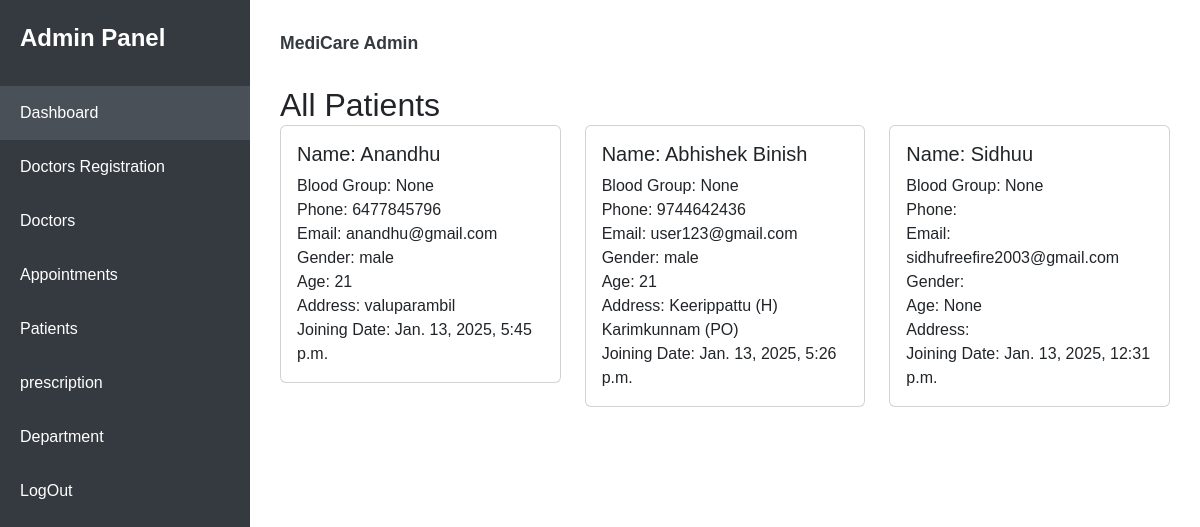
Page /view_all_patient on the earlier database version.
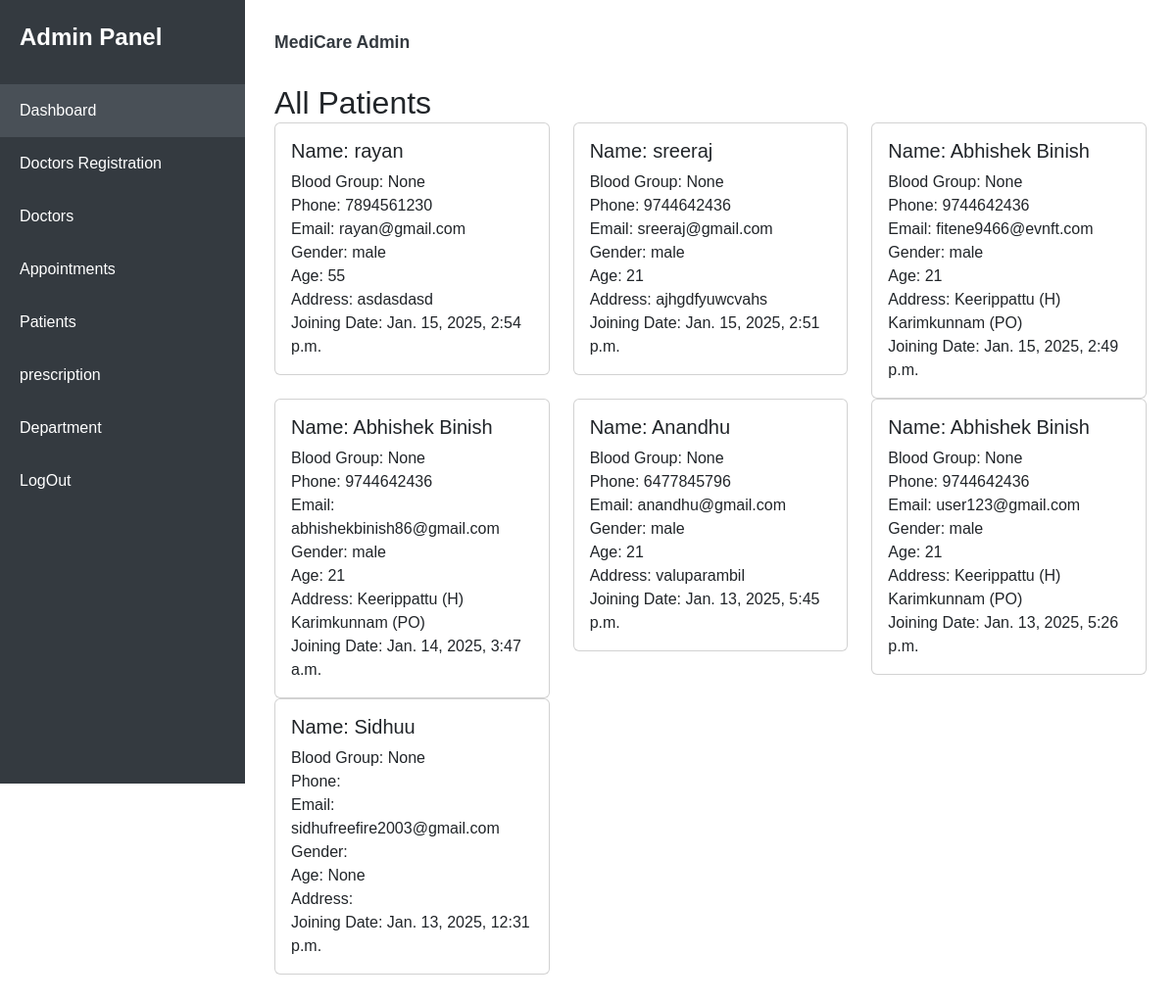
Same page on the later database version.
### app/models.py (models this page shows)
class Patient(models.Model):
    name = models.CharField(max_length=50)
    password = models.TextField()
    age = models.PositiveIntegerField(null=True, blank=True)
    gender = models.CharField(max_length=10, choices=[('Male', 'Male'), ('Female', 'Female'), ('Other', 'Other')])
    phone = models.CharField(max_length=15)
    email = models.EmailField()
    address = models.CharField(max_length=255)
    pincode = models.CharField(max_length=10)
    blood_group = models.CharField(max_length=5, blank=True, null=True)  # Optional blood group
    date_created = models.DateTimeField(auto_now_add=True, null= True)
    last_updated = models.DateTimeField(auto_now=True, null= True)

### app/views.py (the view)
# urls.py: path('view_all_patient', views.view_all_patient),
def view_all_patient(req):
    patient=Patient.objects.all()[::-1]
    return render( req,'admin/all_patients.html',{'patient':patient})

### templates/admin/all_patients.html (shortened to what this page needs)
<!DOCTYPE html>
<html lang="en">
<head>
    <link href="https://cdn.jsdelivr.net/npm/bootstrap@5.3.3/dist/css/bootstrap.min.css" rel="stylesheet">
</head>
<body>
    <div class="sidebar">
        <div class="logo">
            Admin Panel
        </div>
        <ul class="nav-links">
            <li><a href="admin_home" class="active">Dashboard</a></li>
            <li><a href="{% url 'register_doctor' %}">Doctors Registration</a></li>
            <li><a href="view_all_doctors">Doctors</a></li>
            <li><a href="admin_view_appointments">Appointments</a></li>
            <li><a href="view_all_patient">Patients</a></li>
            <li><a href="view_all_prescription">prescription</a></li>
            <li><a href="department">Department</a></li>
            <li><a href="logout">LogOut</a></li>
        </ul>
    </div>
<div class="main-content">
        <div class="header">
            <div class="user-profile">MediCare Admin</div>
        </div>
        <section>
            <h2 class="card-header">All Patients</h2>
            <div class="row">
                {% for patient in patient %}
                <div class="col-md-4">
                    <div class="card">
                        <div class="card-body">
                            <h5 class="card-title">Name: {{ patient.name }}</h5>
                            <div class="appointment-info">
                                <span>Blood Group:</span> {{ patient.blood_group }}
                            </div>
                            <div class="appointment-info">
                                <span>Phone:</span> {{ patient.phone }}
                            </div>
                            <div class="appointment-info">
                                <span>Email:</span> {{ patient.email }}
                            </div>
                            <div class="appointment-info">
                                <span>Gender:</span> {{ patient.gender }}
                            </div>
                            <div class="appointment-info">
                                <span>Age:</span> {{ patient.age }}
                            </div>
                            <div class="appointment-info">
                                <span>Address:</span> {{ patient.address }}
                            </div>
                            <div class="appointment-info">
                                <span>Joining Date:</span> {{ patient.date_created }}
                            </div>
                        </div>
                    </div>
                </div>
                {% endfor %}
            </div>
        </section>
</div>
</body>
</html>

Differences in the rows shown:
added Patient: name "rayan", blood_group "None", phone "7894561230", email "rayan@gmail.com", gender "male", age "55", address "asdasdasd", date_created "Jan. 15, 2025, 2:54 p.m."
added Patient: name "sreeraj", blood_group "None", phone "9744642436", email "sreeraj@gmail.com", gender "male", age "21", address "ajhgdfyuwcvahs", date_created "Jan. 15, 2025, 2:51 p.m."
added Patient: name "Abhishek Binish", blood_group "None", phone "9744642436", email "fitene9466@evnft.com", gender "male", age "21", address "Keerippattu (H) Karimkunnam (PO)", date_created "Jan. 15, 2025, 2:49 p.m."
added Patient: name "Abhishek Binish", blood_group "None", phone "9744642436", email "abhishekbinish86@gmail.com", gender "male", age "21", address "Keerippattu (H) Karimkunnam (PO)", date_created "Jan. 14, 2025, 3:47 a.m."
